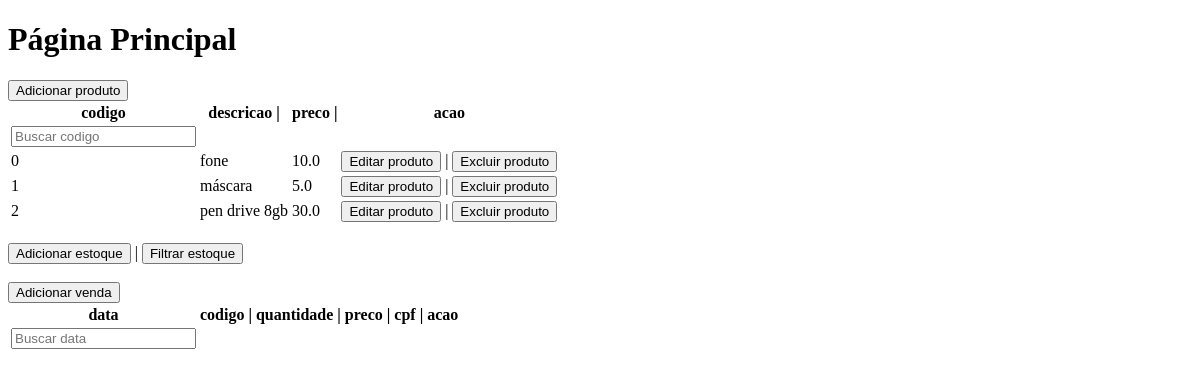
Before: / with the older database file.
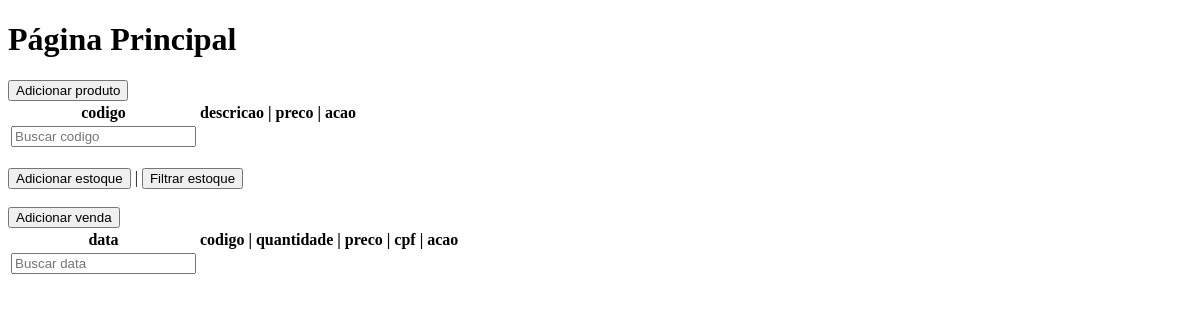
After: the same page with the newer database file.
### app.py (models this page shows, shortened)
class Produto(db.Model):
    id = db.Column('id', db.Integer, primary_key=True)
    descricao = db.Column(db.String(100))
    preco = db.Column(db.Float)

### app.py (the view)
@app.route('/')
def index():
    vendas = Vendas.query.all()
    produtos = Produto.query.all()
    return render_template('index.html', produtos=produtos, vendas=vendas)

### templates/index.html (shortened to what this page needs)
<!DOCTYPE html>
    <html lang="pt-br">
    <head>
    </head>
    <body>
    <h1>Página Principal</h1>
    <div class="container">
        <div class="row">
            <div id="produto">
                <a href="/adicionar_p"><button>Adicionar produto</button></a>
                <table id="tabela">
                    <thead>
                    <tr>
                        <th>codigo</th>
                        <th>descricao |</th>
                        <th>preco |</th>
                        <th>acao</th>
                    </tr>
                    <tr>
                        <th><input type="text" id="txtColuna1" placeholder="Buscar codigo"/></th>
                    </tr>
                    </thead>
                    <tbody>
                        {% for p in produtos %}
                        <tr>
                            <td>{{p.id}}</td>
                            <td>{{p.descricao}} </td>
                            <td>{{p.preco}} </td>
                            <td>
                                <a href="/editar_p/{{p.id}}"><button>Editar produto</button></a> |
                                <a href="/excluir_p/{{p.id}}"><button>Excluir produto</button></a>
                            </td>
                        </tr>
                        {% endfor %}
                    </tbody>
                </table>
            </div>
            <br>
            <div id="estoque">
                <a href="/adicionar_e"><button>Adicionar estoque</button></a> |
                <a href="/filtro_e"><button>Filtrar estoque</button></a>
            </div>
            <br>
            <div id="vendas">
                <a href="/adicionar_v"><button>Adicionar venda</button></a>
                <table id="tabela">
                    <thead>
                    <tr>
                        <th>data</th>
                        <th>codigo |</th>
                        <th>quantidade |</th>
                        <th>preco |</th>
                        <th>cpf |</th>
                        <th>acao</th>
                    <tr>
                        <th><input type="text" id="txtColuna1" placeholder="Buscar data"/></th>
                    </tr>
                    </tr>
                    </thead>
                </table>
            </div>
        </div>
    </div>
    </body>
    </html>

Changed rows visible on the page:
removed Produto: id "0", descricao "fone", preco "10.0"
removed Produto: id "1", descricao "máscara", preco "5.0"
removed Produto: id "2", descricao "pen drive 8gb", preco "30.0"
